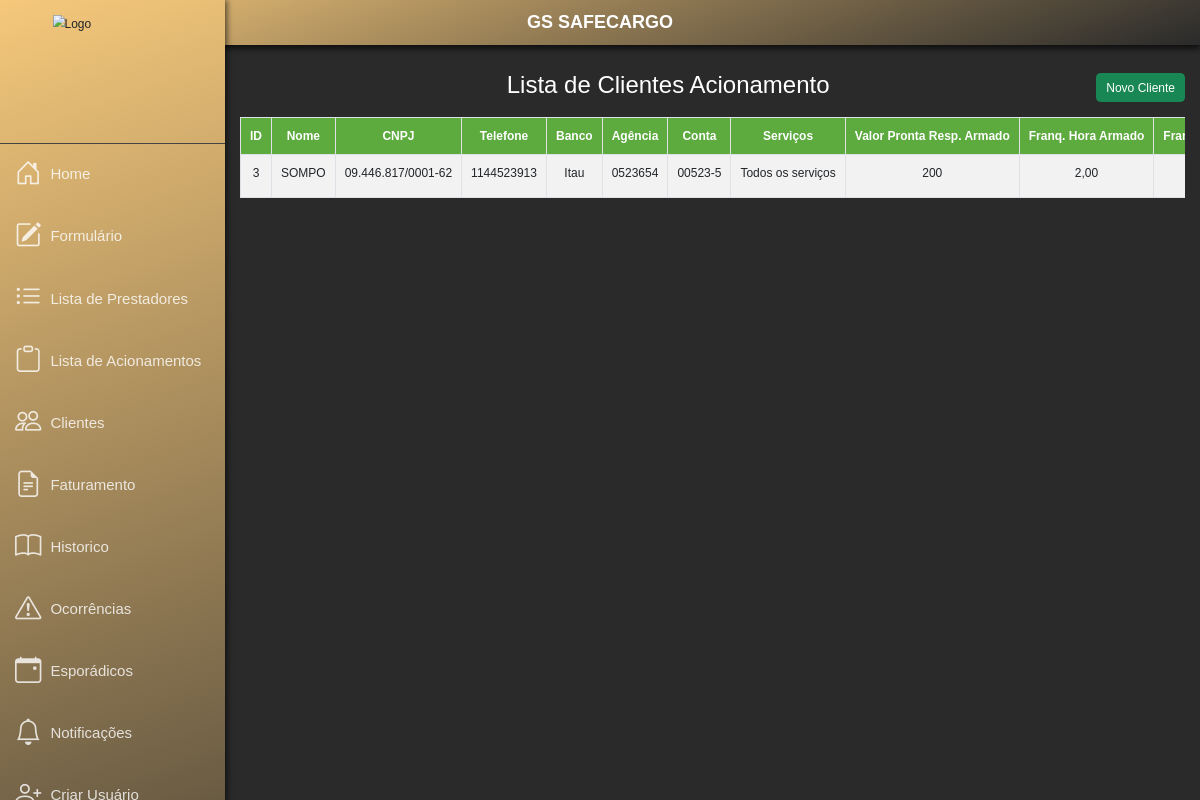
/formacompanhamento/clientes-acionamento/lista/ (signed in), run on the app's committed database.
### formacompanhamento/models.py (models this page shows, shortened)
class clientes_acionamento(models.Model):
    servicos_options = [
        ("Antenista", "Antenista"),
        ("Ponta Resposta Armado", "Ponta Resposta Armado"),
        ("Pronta Resposta Desarmado", "Pronta Resposta Desarmado"),
        ("Todos os serviços", " Todos os servicos"),
    ]
    estados_br = [
        ("AC", "Acre"),
        ("AP", "Amapá"),
        ("AM", "Amazonas"),
        ("PA", "Pará"),
        ("RO", "Rondônia"),
        ("RR", "Roraima"),
        ("TO", "Tocantins"),
        ("AL", "Alagoas"),
        ("BA", "Bahia"),
        ("CE", "Ceará"),
        ("MA", "Maranhão"),
        ("PB", "Paraíba"),
        ("PE", "Pernambuco"),
        ("PI", "Piauí"),
        ("RN", "Rio Grande do Norte"),
        ("SE", "Sergipe"),
        ("DF", "Distrito Federal"),
        ("GO", "Goiás"),
        ("MT", "Mato Grosso"),
        ("MS", "Mato Grosso do Sul"),
        ("ES", "Espírito Santo"),
        ("MG", "Minas Gerais"),
        ("RJ", "Rio de Janeiro"),
        ("SP", "São Paulo"),
        ("PR", "Paraná"),
        ("RS", "Rio Grande do Sul"),
        ("SC", "Santa Catarina"),
    ]
    nome = models.CharField(max_length=100, null=True, blank=True)
    cnpj = models.CharField(max_length=100, null=True, blank=True)
    telefone = models.CharField(max_length=100, null=True, blank=True)
    banco = models.CharField(max_length=100, null=True, blank=True)
    agencia = models.CharField(max_length=100, null=True, blank=True)
    conta = models.CharField(max_length=100, null=True, blank=True)
    servicos = models.CharField(
        choices=servicos_options,
        max_length=50,
        null=True,
        blank=True
    )
    valor_prontaresposta_armado = models.CharField(max_length=50, null=True, blank=True)
    franquia_hora_armado = models.DecimalField(max_digits=10, decimal_places=2, null=True, blank=True)
    franquia_km_armado = models.DecimalField(max_digits=10, decimal_places=2, null=True, blank=True)
    valorkm_armado = models.DecimalField(max_digits=10, decimal_places=2, null=True, blank=True)
    valorh_armado = models.DecimalField(max_digits=10, decimal_places=2, null=True, blank=True)
    valor_prontaresposta_desarmado = models.CharField(max_length=50, null=True, blank=True)
    franquia_hora_desarmado = models.DecimalField(max_digits=10, decimal_places=2, null=True, blank=True)
    franquia_km_desarmado = models.DecimalField(max_digits=10, decimal_places=2, null=True, blank=True)
    valorkm_desarmado = models.DecimalField(max_digits=10, decimal_places=2, null=True, blank=True)
    valorh_desarmado = models.DecimalField(max_digits=10, decimal_places=2, null=True, blank=True)
    valor_antenista = models.CharField(max_length=50, null=True, blank=True)
    franquia_hora_antenista = models.DecimalField(max_digits=10, decimal_places=2, null=True, blank=True)
    franquia_km_antenista = models.DecimalField(max_digits=10, decimal_places=2, null=True, blank=True)
    valorkm_antenista = models.DecimalField(max_digits=10, decimal_places=2, null=True, blank=True)
    valorh_antenista = models.DecimalField(max_digits=10, decimal_places=2, null=True, blank=True)
    razao_social = models.CharField(max_length=100, null=True, blank=True)
    nome_fantasia = models.CharField(max_length=100, null=True, blank=True)
    inscricao_estadual = models.CharField(max_length=100, null=True, blank=True)
    inscricao_municipal = models.CharField(max_length=100, null=True, blank=True)
    atividade_principal = models.CharField(max_length=100, null=True, blank=True)
    cidade = models.CharField(max_length=100, null=True, blank=True)
    estado = models.CharField(choices=estados_br, max_length=100, null=True, blank=True)
    representante_legal = models.CharField(max_length=100, null=True, blank=True)
    contato_legal = models.CharField(max_length=100, null=True, blank=True)
    cpf_cnpj = models.CharField(max_length=100, null=True, blank=True)
    email_legal = models.CharField(max_length=100, null=True, blank=True)
    representante_financeiro = models.CharField(max_length=100, null=True, blank=True)
    contato_financeiro = models.CharField(max_length=100, null=True, blank=True)
    email_financeiro = models.CharField(max_length=100, null=True, blank=True)
    representante_operacional = models.CharField(max_length=100, null=True, blank=True)
    contato_operacional = models.CharField(max_length=100, null=True, blank=True)
    email_operacional = models.CharField(max_length=100, null=True, blank=True)
    endereco = models.CharField(max_length=100, null=True, blank=True)
    cep = models.CharField(max_length=100, null=True, blank=True)
    dias_a_faturar = models.CharField(max_length=100, null=True, blank=True)
    data_de_fechamento = models.DateField(
        verbose_name="Data de Fechamento",
        blank=True,
        null=True,
        help_text="Informe a data de fechamento, se aplicável."
    )
    contrato_pdf = models.FileField(
        upload_to='contratos_pdf/',            # Ajuste o path se desejar
        validators=[FileExtensionValidator(['pdf'])],
        null=True,
        blank=True,
        help_text="Faça upload do PDF do Contrato, se houver."
    )
    proposta_pdf = models.FileField(
        upload_to='propostas_pdf/',            # Ajuste o path se desejar
        validators=[FileExtensionValidator(['pdf'])],
        null=True,
        blank=True,
        help_text="Faça upload do PDF da Proposta, se houver."
    )

### formacompanhamento/views.py (the view)
# urls.py: path('clientes-acionamento/lista/', ClientesAcionamentoListView.as_view(), name='clientes_acionamento_list'),
class ClientesAcionamentoListView(LoginRequiredMixin,PermissionRequiredMixin,ListView):
    model = clientes_acionamento
    template_name = 'clientes_acionamento_list.html'
    context_object_name = 'clientes'
    permission_required = "formacompanhamento.view_agentes"

### formacompanhamento/templates/clientes_acionamento_list.html (shortened to what this page needs)
{% extends 'base.html' %}
{% block content %}
{% include "components/_header.html" %}
<br>
<div class="d-flex justify-content-between align-items-center mb-3">
  <br>
  <h2 class="text-white">Lista de Clientes Acionamento</h2>
  <a href="{% url 'formacompanhamento:create_clientes_acionamento' %}" class="btn btn-success">Novo Cliente</a>
</div>
  <div class="table-container">
    <table class="table table-bordered table-striped">
      <thead>
        <tr>
          <th>ID</th>
          <th>Nome</th>
          <th>CNPJ</th>
          <th>Telefone</th>
          <th>Banco</th>
          <th>Agência</th>
          <th>Conta</th>
          <th>Serviços</th>
          <th>Valor Pronta Resp. Armado</th>
          <th>Franq. Hora Armado</th>
          <th>Franq. KM Armado</th>
        </tr>
      </thead>
      {% for cliente in clientes %}
      <tbody>
        <tr>
          <td>{{ cliente.id }}</td>
          <td>{{ cliente.nome|default:"N/A"}}</td>
          <td>{{ cliente.cnpj|default:"N/A" }}</td>
          <td>{{ cliente.telefone|default:"N/A" }}</td>
          <td>{{ cliente.banco|default:"N/A" }}</td>
          <td>{{ cliente.agencia|default:"N/A" }}</td>
          <td>{{ cliente.conta|default:"N/A" }}</td>
          <td>{{ cliente.servicos|default:"N/A" }}</td>
          <td>{{ cliente.valor_prontaresposta_armado|default:"N/A" }}</td>
          <td>{{ cliente.franquia_hora_armado|default:"N/A" }}</td>
          <td>{{ cliente.franquia_km_armado|default:"N/A" }}</td>
        </tr>
        {% empty %}
        <tr>
          <td colspan="24" class="text-center">Nenhum cliente encontrado.</td>
        </tr>
        {% endfor %}
      </tbody>
    </table>
  </div>
</div>
{% endblock %}

### core/templates/base.html (style rules this page uses)
body { zoom: 0.75; margin: 0; font-family: sans-serif; background-color: #2a2a2a; background-size: 50% auto; opacity: 0; animation: fadeIn 1s forwards; }

### formacompanhamento/templates/clientes_acionamento_list.html (style rules this page uses)
.table { width: 100%; font-size: 16px; }
.table th, .table td { padding: 12px; text-align: center; white-space: nowrap; }
.table thead th { background-color: #5daa3f !important; color: white !important; font-family: 'Montserrat', sans-serif; }
.table tbody tr:nth-of-type(odd) { background-color: #f8f9fa; }
.table-container { overflow-x: auto; }

### data on the page
clientes_acionamento: id "3", nome "SOMPO", cnpj "09.446.817/0001-62", telefone "1144523913", banco "Itau", agencia "0523654", conta "00523-5", servicos "Todos os serviços", valor_prontaresposta_armado "200", franquia_hora_armado "2,00"
